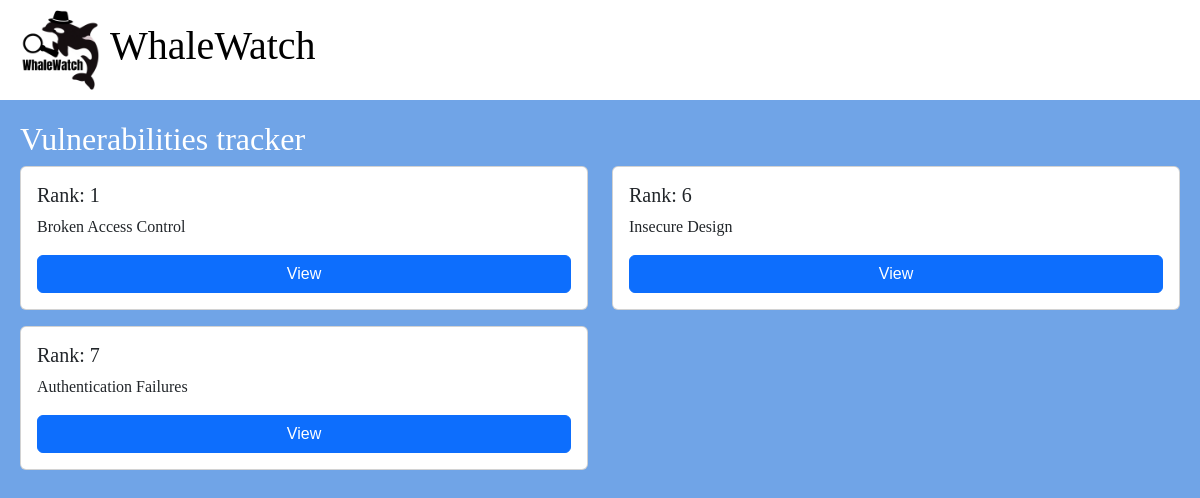
Before: / with the older database file.
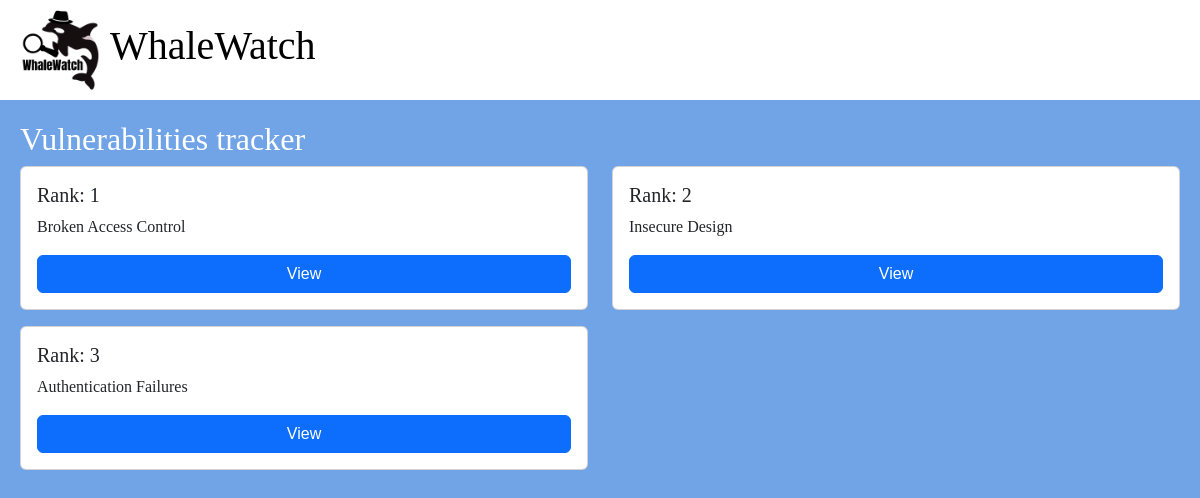
After: the same page with the newer database file.
### tables this page shows
CREATE TABLE vulnerabilities (
         id INTEGER PRIMARY KEY AUTOINCREMENT,
        vul_name TEXT NOT NULL,
        "owasp_rank" INTEGER
  );

### app.py (the view)
@app.route('/')
def home():
    with engine.connect() as connection:
        query = text('SELECT * FROM vulnerabilities ORDER BY owasp_rank;')
        result = connection.execute(query).fetchall()
    print('Loading homepage...')
    return render_template('index.html', vulnerabilities=result)

### templates/index.html
{% extends 'base.html' %}
{% block content %}
<div class="row">
    {% for v in vulnerabilities %}
    <div class="col-12 col-md-6 mb-3">
        <div class="card p-3">
            <h5>Rank: {{ v.owasp_rank }}</h5>
            <p>{{ v.vul_name }}</p>
            <a href="/incidents/{{ v.id }}" class="btn btn-primary">View</a>
        </div>
    </div>
    {% endfor %}
</div>
{% endblock %}

### templates/base.html (shortened to what this page needs)
<!DOCTYPE html>
<html>
    <head>
        <link href="https://cdn.jsdelivr.net/npm/bootstrap@5.3.0/dist/css/bootstrap.min.css" rel="stylesheet">
        <link rel='stylesheet' href='/static/css/styles.css'>
    </head>
    <body>
    <div class="header">
        <img src='/static/icons/WhaleWatch_192.png' height='70'>
        <h1>WhaleWatch</h1>
    </div>
        <div class='content'>
            <h2>{% block heading%}Vulnerabilities tracker{% endblock %}</h2>
            {% block content %}{% endblock %}
        </div>
    </body>
</html>

### static/css/styles.css (style rules this page uses)
body { margin: 0; background-color: rgb(112, 164, 231); color: white; font-family: Arial, sans-serif; }
.header { background-color: white; color: black; display: flex; align-items: center; padding: 10px 20px; }
.header img { height: 80px; margin-right: 10px; }
.content { padding: 20px; }
h1 { font-family: "Times New Roman", Georgia, serif; }
h2 { font-family: "Times New Roman", Georgia, serif; }
h5 { font-family: "Times New Roman", Georgia, serif; }
p { font-family: "Times New Roman", Georgia, serif; }

Changed rows visible on the page:
changed vulnerabilities "Insecure Design": owasp_rank "6" → "2"
changed vulnerabilities "Authentication Failures": owasp_rank "7" → "3"
